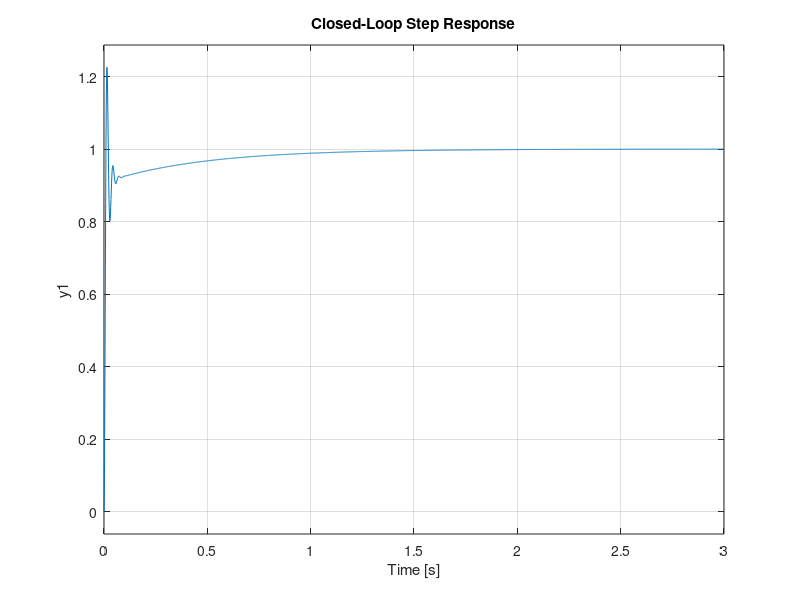
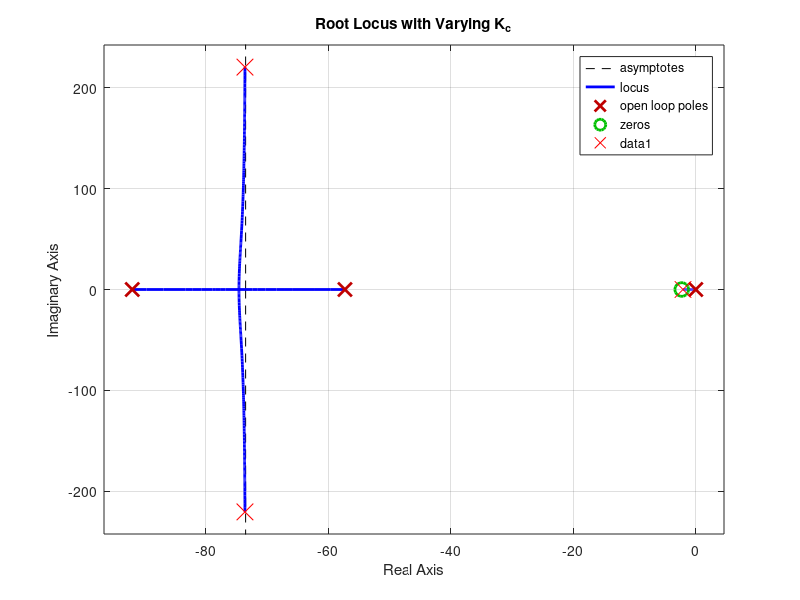

Write MATLAB code to recreate these figures, in order.
% Placeholder initial values for compensator parameters
k_c = 0.4; % This will need adjustment
tau_z = 1/2.3; % Adjust this based on desired PM and omega_cp
tau_p = 1/92; % Adjust this based on desired PM and omega_cp

% Transfer function for G(s)
G_s = tf([3069.16], [1 57.27 0]);

% Initial lead compensator G_c(s)
G_c = tf(k_c * [tau_z 1], [tau_p 1]);

% Open-loop transfer function G_c(s)G(s)
G_ol = series(G_c, G_s);

% Plot the Bode plot and obtain the margin
[GM, PM, Wcg, Wcp] = margin(G_ol);
fprintf('Original Crossover Frequency: %f rad/s\n', Wcp);
fprintf('Original Phase Margin: %f degrees\n', PM);

% Use this to iteratively adjust k_c, tau_z, and tau_p
G_cl = feedback(G_ol, 1);

% Plot the step response
figure;
step(G_cl);
title('Closed-Loop Step Response');
grid on;

% Check time-domain specifications and adjust design if necessary
% Document choices made for each iteration

% Root Locus Plot
figure;
rlocus(G_ol);
title('Root Locus with Varying K_c');
grid on;

% Mark the closed-loop pole locations for the optimized design
hold on;
[p] = pole(G_cl); % Extract closed-loop poles
plot(real(p), imag(p), 'rx', 'MarkerSize', 12); % Mark poles on the root locus
hold off;